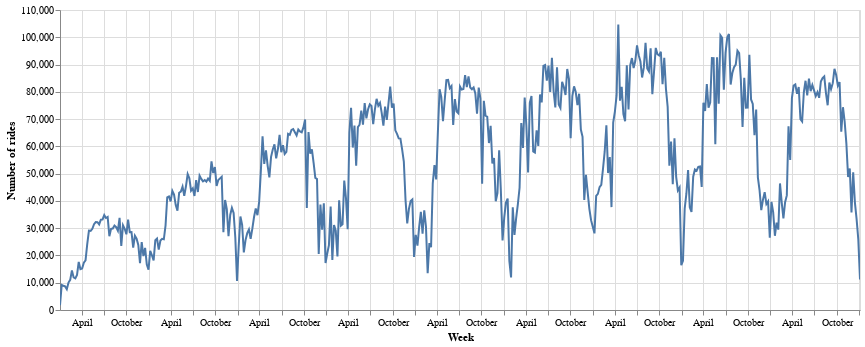

This figure's notebook cell:
### Code cell
resamp = trip_data.set_index('start_date')
resamp = resamp.resample('W').count()
resamp = resamp.reset_index()

chart = altair.Chart(resamp, width=800).mark_line().encode(x='start_date', y='duration').interactive()
chart = chart.encode(x=altair.X('start_date', title='Week'))
chart = chart.encode(y=altair.Y('duration', title='Number of rides'))
chart

### Figure 1 — Vega-Lite specification as saved in the notebook (floating-point values rounded to 4 significant figures; data arrays with more than 128 entries replaced by an {"elided": "..."} marker saying what was removed)
{"config": {"view": {"continuousWidth": 400, "continuousHeight": 300}}, "data": {"name": "data-7b04c800cd9d95c02036dfe9f7fe208c"}, "mark": "line", "encoding": {"x": {"type": "temporal", "field": "start_date", "title": "Week"}, "y": {"type": "quantitative", "field": "duration", "title": "Number of rides"}}, "selection": {"selector003": {"type": "interval", "bind": "scales", "encodings": ["x", "y"]}}, "width": 800, "$schema": "https://vega.github.io/schema/vega-lite/v4.0.2.json", "datasets": {"data-7b04c800cd9d95c02036dfe9f7fe208c": {"elided": "471 records"}}}
